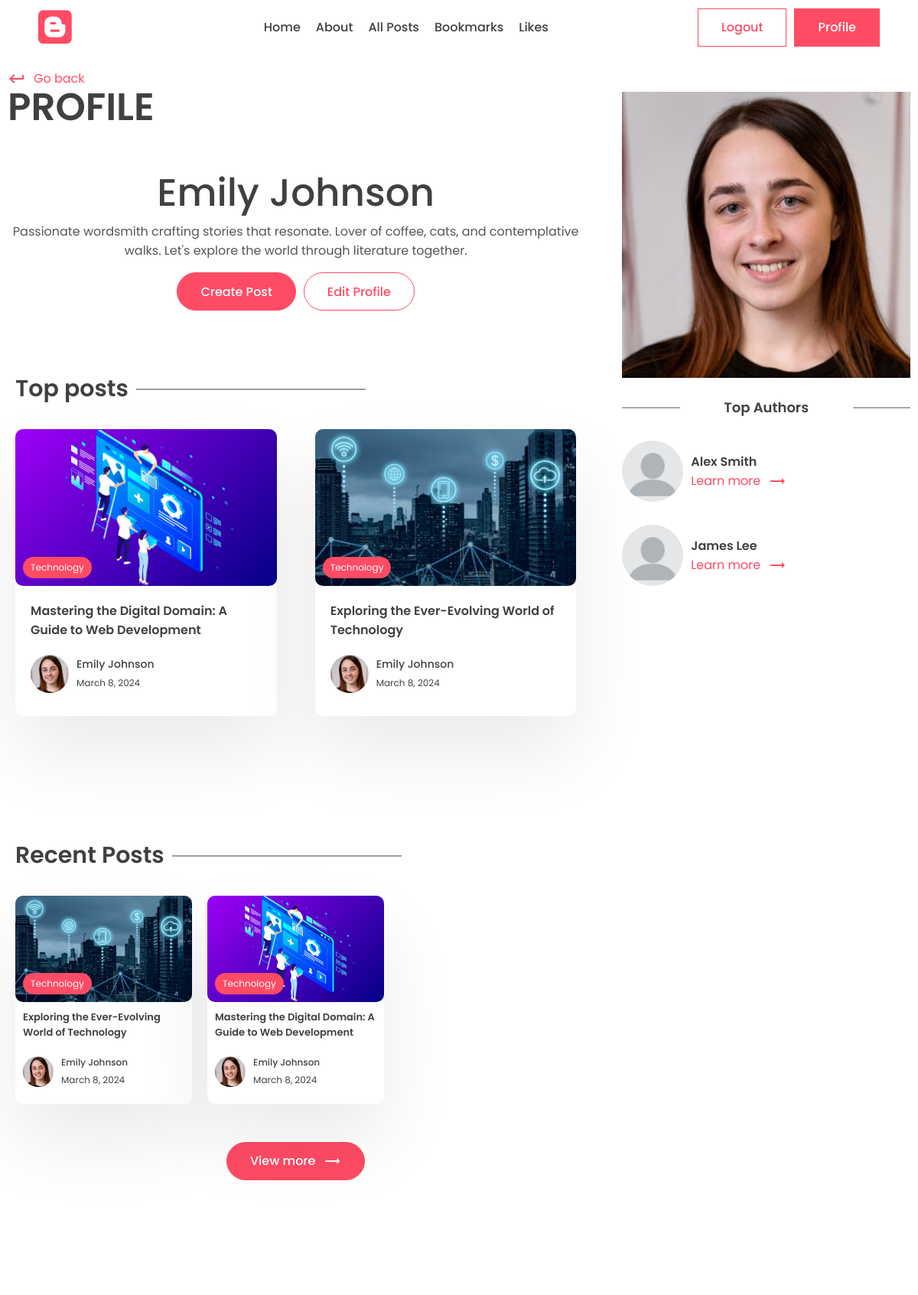
The page /accounts/profile/emily/ (signed in, upper part) on the database as committed earlier.
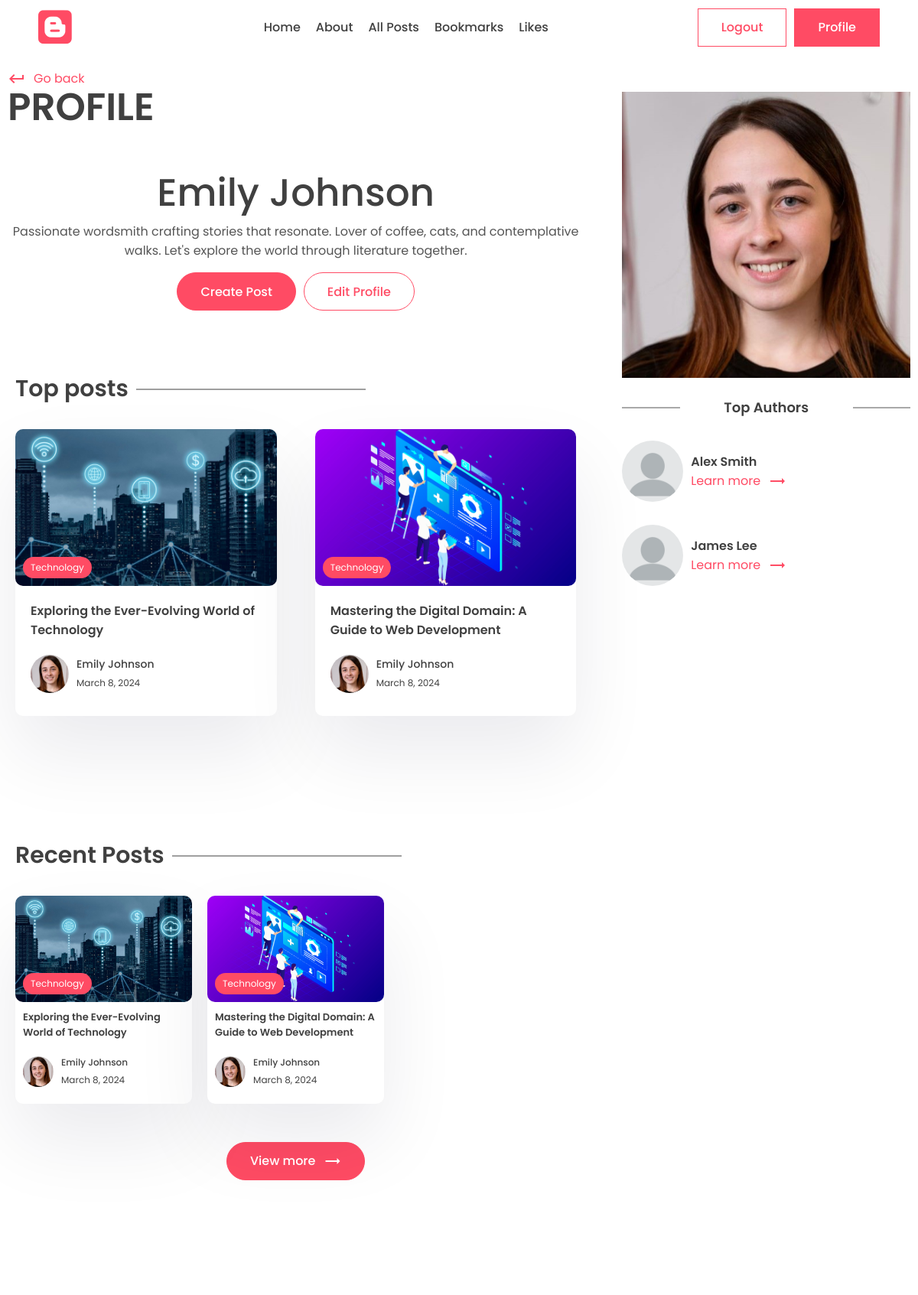
The same page on the database as committed later.
### posts/models.py (models this page shows, shortened)
class Post(models.Model):
    title = models.CharField(max_length=200)
    content = models.TextField()
    last_updated = models.DateTimeField(auto_now=True)
    slug = models.SlugField(max_length=200, unique=True)
    image = models.ImageField(null=True, blank=True, upload_to="images/")
    tags = models.ManyToManyField(Tag, blank=True, related_name='post')
    view_count = models.IntegerField(null=True, blank=True)
    is_featured = models.BooleanField(default=False)
    author = models.ForeignKey(User, on_delete=models.CASCADE, null=True, blank=True)
    bookmarks = models.ManyToManyField(User, related_name="bookmarks", default=None, blank=True)
    likes = models.ManyToManyField(User, related_name="likes", default=None, blank=True)

class Tag(models.Model):
    name = models.CharField(max_length=100)
    description = models.CharField(max_length=100)
    slug = models.SlugField(max_length=200, unique=True)

### accounts/models.py (models this page shows, shortened)
class Profile(models.Model):
    user = models.OneToOneField(User, on_delete=models.CASCADE)
    profile_image = models.ImageField(null=True, blank=True, upload_to="images/")
    slug = models.SlugField(max_length=200, unique=True)
    bio = models.CharField(null=True, blank=True, max_length=200)
    def full_name(self):
        return f'{self.user.first_name} {self.user.last_name}'

### accounts/views.py (the view)
# urls.py: path('profile/<slug:slug>/', views.profile, name='profile'),
@login_required
def profile(request, slug):
    posts = Post.objects.filter(author=request.user)
    top_posts = Post.objects.filter(author = request.user).order_by('-view_count')[0:2]
    recent_posts = Post.objects.filter(author = request.user).order_by('-last_updated')[0:2]
    top_authors = User.objects.annotate(number=Count('post')).order_by('-number')[0:2]
    context = {
        'user': request.user,
        'posts': posts,
        'top_posts': top_posts,
        'recent_posts': recent_posts,
        'top_authors':top_authors,
    }
    return render(request, 'accounts/profile.html', context)

### accounts/templates/accounts/profile.html (shortened to what the changed rows need)
{% extends "base.html" %}
{% load static %}
{% block content %}
    <main>
      <div class="container">
        <div class="layout">
          <div class="left">
            <div class="page-top">
              <div class="top flex">
                <div class="page-name">
                  <h1>Profile</h1>
                </div>
              </div>
            </div>
            <center>
              <div class="typo">
                <h1 class="title">{{user.profile.full_name}}</h1>
              </div>
            </center>
            <section class="sp">
              <div class="container">
                <h1 class="sec-title">Top posts</h1>
                <div class="grid-2 blog">
                  {% for post in top_posts %}
                    <a href="{% url "post_page" post.slug %}">
                      <div class="card">
                        <div class="post-img">
                          <img src="{{post.image.url}}" alt="" />
                          <div class="tag">{{post.tags.all.0.name}}</div>
                        </div>
                        <div class="card-content">
                          <h3>
                            {{post.title}}
                          </h3>
                          <div class="author">
                            <div class="profile-pic">
                              {% if post.author.profile.profile_image %}
                              <img src="{{post.author.profile.profile_image.url}}" alt="" />
                              {% else %}
                              <img src="{% static "images/blank-profile.webp" %}" alt="blank Image">
                              {% endif %}
                            </div>
                            <div class="details">
                              <p>{{post.author.profile.full_name}}</p>
                              <small>{{post.last_updated|date}}</small>
                            </div>
                          </div>
                        </div>
                      </div>
                    </a>
                    {% empty %}
                    <p>Nothing to show here</p>
                  {% endfor %}
                </div>
              </div>
            </section>
            <section class="sp">
              <div class="container">
                <h1 class="sec-title">Recent Posts</h1>
                <div class="grid-3 blog-grid">
                  {% for post in recent_posts %}
                    <a href="{% url "post_page" post.slug %}">
                      <div class="card">
                        <div class="post-img">
                          <img src="{{post.image.url}}" alt="" />
                          <div class="tag">{{post.tags.all.0.name}}</div>
                        </div>
                        <div class="card-content">
                          <h3>
                            {{post.title}}
                          </h3>
                          <div class="author">
                            <div class="profile-pic">
                              {% if post.author.profile.profile_image %}
                              <img src="{{post.author.profile.profile_image.url}}" alt="" />
                              {% else %}
                              <img src="{% static "images/blank-profile.webp" %}" alt="blank Image">
                              {% endif %}
                            </div>
                            <div class="details">
                              <p>{{post.author.profile.full_name}}</p>
                              <small>{{post.last_updated|date}}</small>
                            </div>
                          </div>
                        </div>
                      </div>
                    </a>
                    {% empty %}
                    <p>Nothing to show here</p>
                  {% endfor %}
                </div>
              </div>
            </section>
          </div>
          <div class="right">
            <div class="block">
              <h2 class="title2">Top Authors</h2>
              {% for author in top_authors %}
              <div class="recent-post other-author">
                <div class="rounded-img">
                  {% if author.profile.profile_image %}
                  <img src="{{author.profile.profile_image.url}}" alt="" />
                  {% else %}
                  <img src="{% static "images/blank-profile.webp" %}" alt="blank Image">
                  {% endif %}
                </div>
                <div class="recent-content">
                  <h3>
                    {{author.profile.full_name}}
                  </h3>
                  <a class="learn" href="{% url "author_page" author.profile.slug %}"
                    >Learn more
                    <span class="material-icons"> trending_flat </span></a
                  >
                </div>
              </div>
              {% endfor %}
            </div>
          </div>
        </div>
      </div>
    </main>
{% endblock content %}

Rows that differ between the two databases and show on the page:
changed Post "Exploring the Ever-Evolving World of Technology": moves up the list
